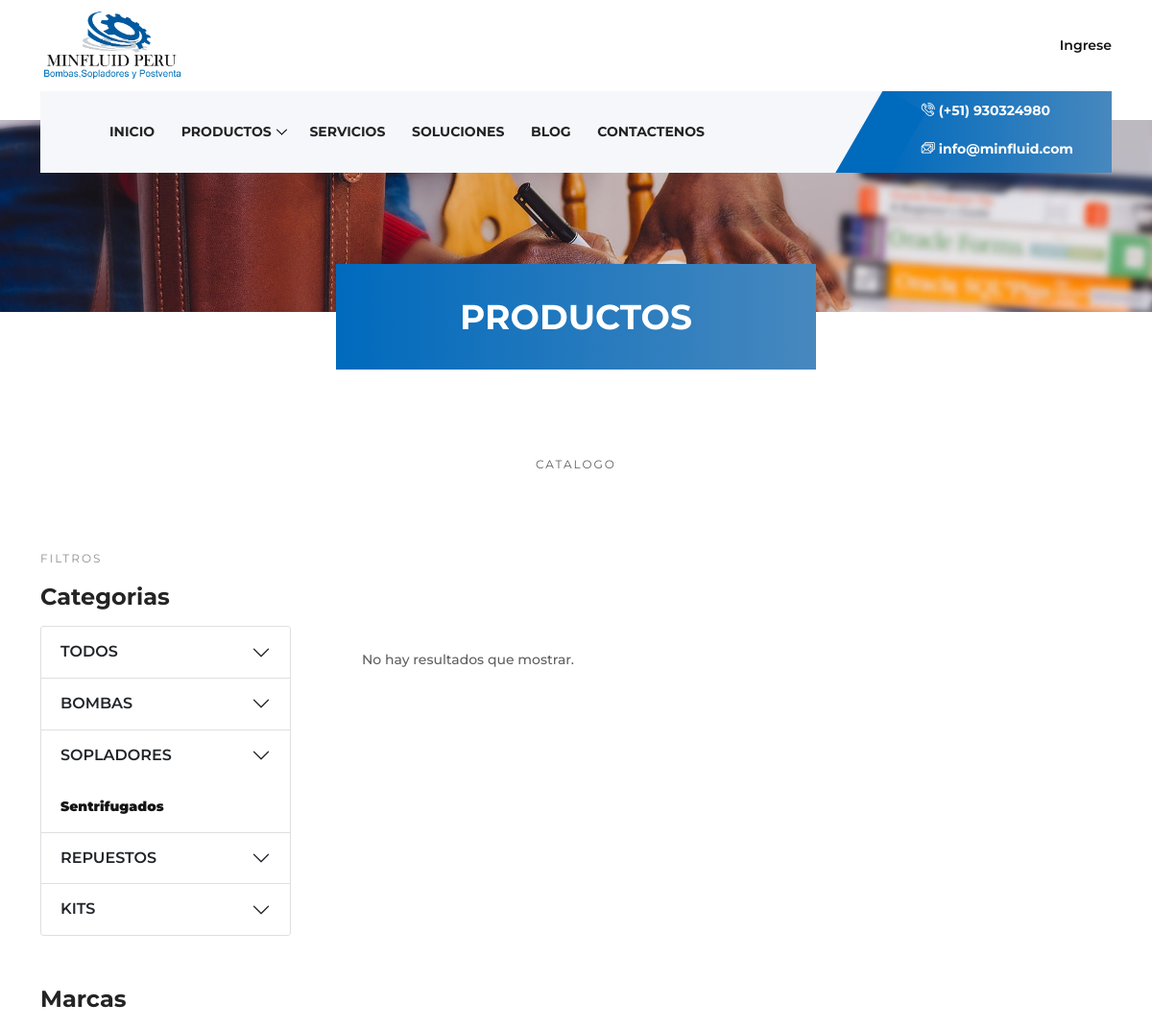
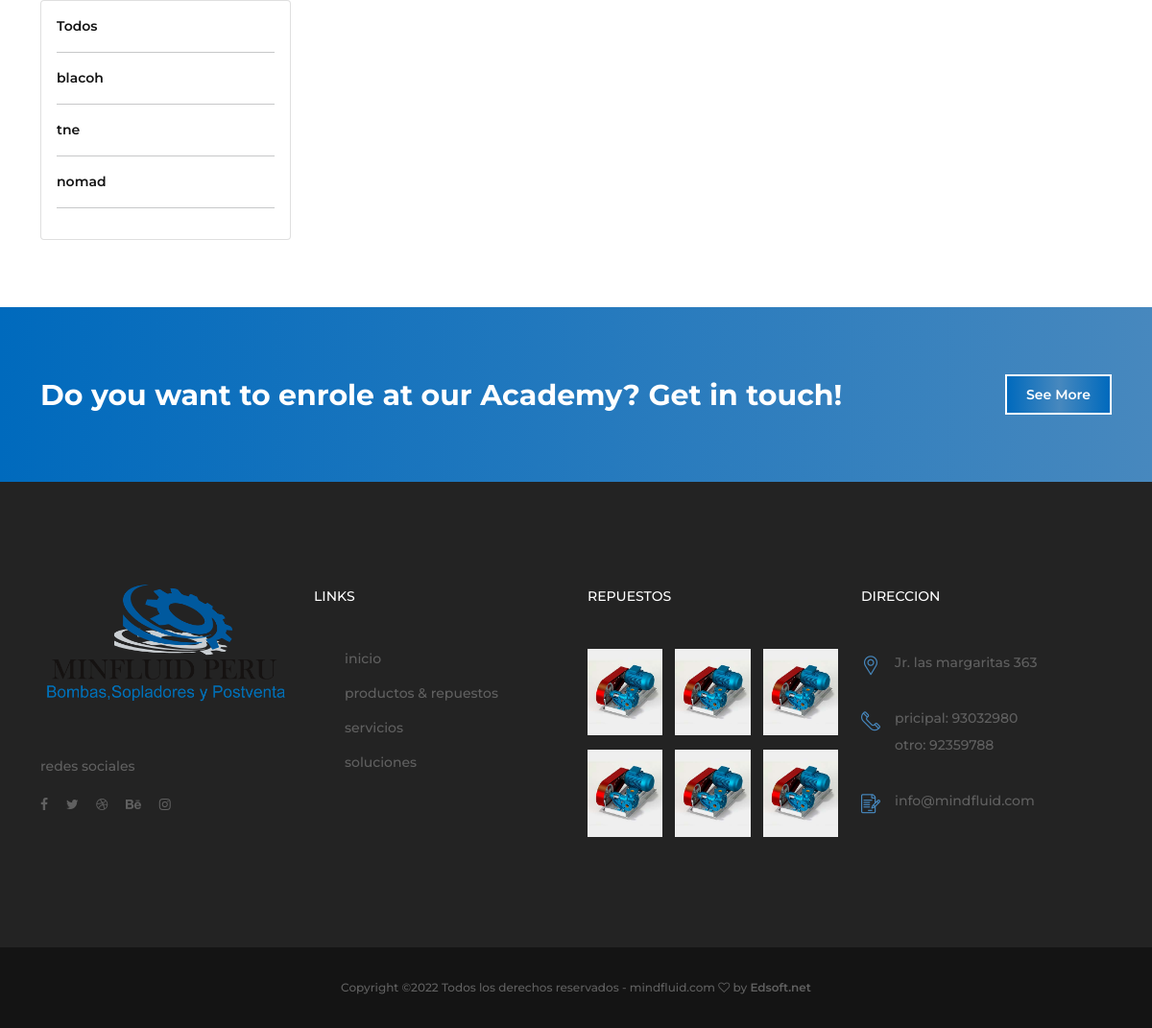
The page /prin/productos.php?cat=2 on the database its author committed (2 pictures, top to bottom).
### tables this page shows
CREATE TABLE `tipo` (
  `idtipo` int(11) NOT NULL AUTO_INCREMENT,
  `nombre` varchar(500) NOT NULL,
  PRIMARY KEY (`idtipo`)
);

CREATE TABLE `categoria` (
  `idcategoria` int(11) NOT NULL AUTO_INCREMENT,
  `nombre` varchar(45) NOT NULL,
  `idtipo` int(11) NOT NULL,
  PRIMARY KEY (`idcategoria`),
  KEY `fk_categoria_tipo` (`idtipo`),
  CONSTRAINT `fk_categoria_tipo` FOREIGN KEY (`idtipo`) REFERENCES `tipo` (`idtipo`) ON DELETE NO ACTION ON UPDATE NO ACTION
);

CREATE TABLE `marcas` (
  `idmarcas` int(11) NOT NULL AUTO_INCREMENT,
  `nombre` varchar(250) NOT NULL,
  `imagen` varchar(1000) NOT NULL,
  `fecha` date NOT NULL,
  `estado` varchar(45) NOT NULL,
  PRIMARY KEY (`idmarcas`)
);

### prin/controller/productos.php (called while the page is built, shortened)
<?php
require '../config/conexion.php';
$cont = 0;
$query = "select t.idtipo, ucase(t.nombre) as nombre  from tipo t";
$tipo = ejecutarConsulta($query);
$query = "select * from marcas where estado = 1";
$marcas = ejecutarConsulta($query);
$cat = isset($_GET['cat']) ? $_GET['cat'] : "";
$marca = isset($_GET['marca']) ? $_GET['marca'] : "";
if (empty($cat) && empty($marca)) {
    $consultaProductos = "select * from producto";
    $respuestaProducto = ejecutarConsulta($consultaProductos);
    $marcador = 'show';
} else if (!empty($cat)) {
    $auxiliar = "select t.idtipo ,t.nombre from categoria c
inner join tipo t
on t.idtipo = c.idtipo
where c.idcategoria =" . $cat;
    $resultado = ejecutarConsultaSimpleFila($auxiliar);
    $mx = $resultado['idtipo'];
} else if (!empty($marca)) {
    $consultaProductos = "select * from producto p where p.idmarcas =" . $marca;
    $respuestaProducto = ejecutarConsulta($consultaProductos);
}
?>

### config/conexion.php (called while the page is built, shortened)
<?php
$conexion = new mysqli(DB_HOST, DB_USERNAME, DB_PASSWORD, DB_NAME);
mysqli_query($conexion, 'SET NAMES "' . DB_ENCODE . '"');
if (!function_exists('ejecutarConsulta')) {
    function ejecutarConsulta($sql) {
        global $conexion;
        $query = $conexion->query($sql) or die(mysql_error());
        return $query;
    }
    function ejecutarConsultaSimpleFila($sql) {
        global $conexion;
        $query = $conexion->query($sql);
        $row = $query->fetch_assoc();
        return $row;
    }
}
?>

### prin/layout/filtro.php (the view, shortened to what this page needs)
<div class="col-12">
    <div class="elements-title mb-15">
        <span>Filtros</span>
        <h4>Categorias</h4>
    </div>
</div>
<div class="accordion" id="accordionExample">
    <div class="accordion-item">
        <h2 class="accordion-header" id="heading">
            <a href="#" class="accordion-button collapsed" type="button" data-bs-toggle="collapse" data-bs-target="#collapse0" aria-expanded="false" aria-controls="collapse0">TODOS</a>
        </h2>
    </div>
    <?php
    if (mysqli_num_rows($tipo) > 0) {
        while ($res = mysqli_fetch_assoc($tipo)) {
            $cont++;
            if ($res['idtipo'] == $mx) {
                $mx2 = 'show';
            } else {
                $mx2 = '';
            }
            ?>
            <div class="accordion-item">
                <h2 class="accordion-header" id="heading<?php echo $cont; ?>">
                    <a href="#" class="accordion-button collapsed" type="button" data-bs-toggle="collapse" data-bs-target="#collapse<?php echo $cont; ?>" aria-expanded="false" aria-controls="collapse<?php echo $cont; ?>"><?php echo $res['nombre']; ?></a>
                </h2>
                <div id="collapse<?php echo $cont; ?>" class="accordion-collapse collapse <?php echo $mx2; ?>" aria-labelledby="heading<?php echo $cont; ?>" data-bs-parent="#accordionExample">
                    <div class="accordion-body">
                        <?php
                        $query = "select c.idcategoria, CONCAT(UCASE(LEFT(c.nombre , 1)), SUBSTRING(c.nombre , 2)) as nombre from categoria c where idtipo = " . $res['idtipo'];
                        $categoria = ejecutarConsulta($query);
                        if (mysqli_num_rows($categoria) > 0) {
                            while ($res2 = mysqli_fetch_assoc($categoria)) {
                                ?>
                                <a href="productos.php?cat=<?php echo $res2['idcategoria']; ?> " id="opcion"><strong><?php echo $res2['nombre']; ?></strong></a>
                                <?php
                            }
                        }
                        ?>
                    </div>
                </div>
            </div>
            <?php
        }
    }
    ?>
</div>
<div class="col-12">
    <div class="elements-title mb-15 mt-50">
        <h4>Marcas</h4>
    </div>
</div>
<div class="card">
    <div class="card-body">
        <?php
        if (mysqli_num_rows($marcas) > 0) {
            ?>
            <a href = "productos.php" >Todos</a>
            <hr>
            <?php
            while ($res = mysqli_fetch_assoc($marcas)) {
                ?>
                <a href="productos.php?marca=<?php echo $res['idmarcas']; ?>" ><?php echo $res['nombre']; ?></a>
                <hr>
                <?php
            }
        } else {
            echo '<p>No hay resultados</p>';
        }
        ?>
    </div>
</div>

### prin/style.css (style rules this page uses)
* { margin: 0; padding: 0; }
body { font-family: "Montserrat", sans-serif; font-size: 14px; }
h1, h2, h3, h4, h5, h6 { color: #242424; line-height: 1.3; font-weight: 700; }
a, a:hover, a:focus { -webkit-transition-duration: 500ms; transition-duration: 500ms; text-decoration: none; outline: 0 solid transparent; color: #141414; font-weight: 600; font-size: 14px; }
.mt-50 { margin-top: 50px !important; }
.mb-15 { margin-bottom: 15px !important; }
.elements-title span { font-size: 12px; letter-spacing: 2px; text-transform: uppercase; display: block; color: #8e8e8e; margin-bottom: 15px; }

### rows shown on the page
tipo: nombre "BOMBAS"
tipo: nombre "SOPLADORES"
categoria: nombre "Sentrifugados"
tipo: nombre "REPUESTOS"
tipo: nombre "KITS"
marcas: nombre "blacoh"
marcas: nombre "tne"
marcas: nombre "nomad"
